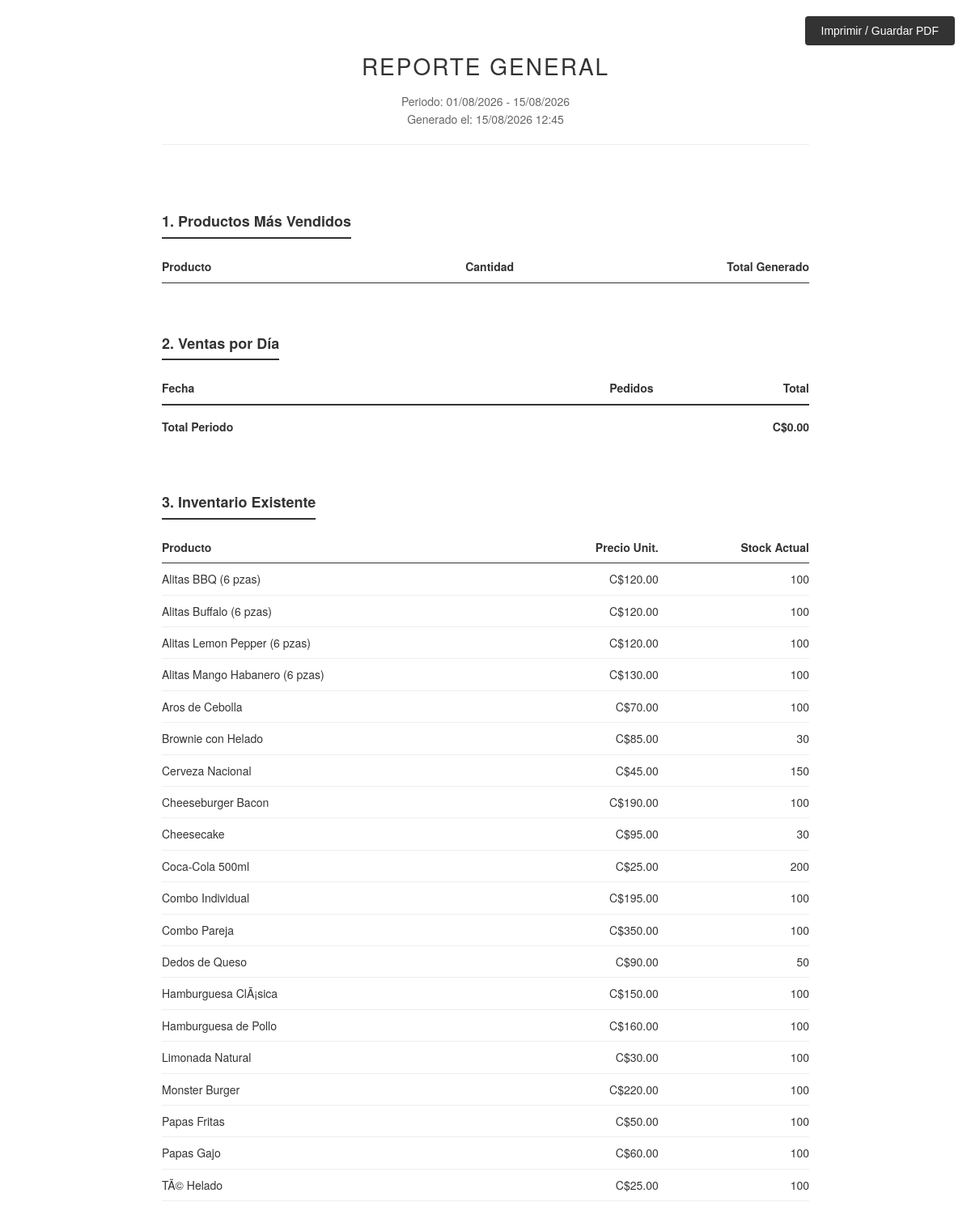
The app's page /imprimir_reporte.php (signed in), older data.
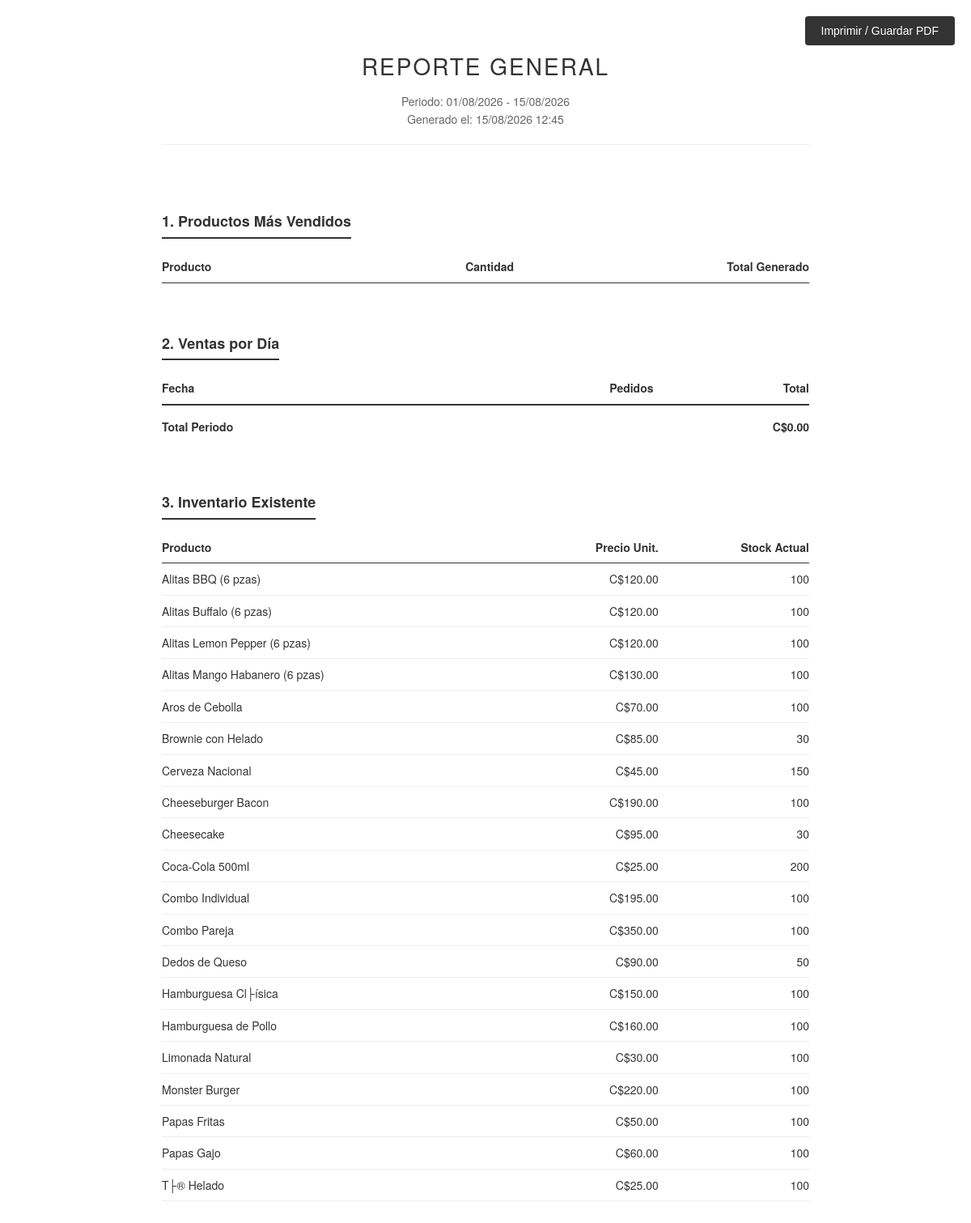
The same page, newer data.
### tables this page shows
CREATE TABLE `products` (
  `id` int(11) NOT NULL AUTO_INCREMENT,
  `code` varchar(50) NOT NULL,
  `name` varchar(150) NOT NULL,
  `description` text DEFAULT NULL,
  `price` decimal(10,2) NOT NULL,
  `stock` int(11) DEFAULT 0,
  `category_id` int(11) DEFAULT NULL,
  `image` varchar(255) DEFAULT NULL,
  `status` enum('active','inactive') DEFAULT 'active',
  `date_created` timestamp NOT NULL DEFAULT current_timestamp(),
  `image_url` varchar(255) DEFAULT NULL,
  `icon` varchar(50) DEFAULT '????',
  PRIMARY KEY (`id`),
  UNIQUE KEY `code` (`code`),
  KEY `category_id` (`category_id`),
  CONSTRAINT `products_ibfk_1` FOREIGN KEY (`category_id`) REFERENCES `categories` (`id`) ON DELETE SET NULL ON UPDATE CASCADE
);

### imprimir_reporte.php (the view, shortened to what this page needs)
<?php
require_once __DIR__ . '/config/db.php';
$start_date = $_GET['start_date'] ?? date('Y-m-01');
$end_date = $_GET['end_date'] ?? date('Y-m-d');
$stmt = $pdo->query('SELECT name, stock, price FROM products WHERE status = "active" ORDER BY name ASC');
$inventory = $stmt->fetchAll();
$total_sales = 0;
?>
<!DOCTYPE html>
<html lang="es">
<head>
</head>
<body>
    <button onclick="window.print()" class="btn-print no-print">Imprimir / Guardar PDF</button>
    <h1>Reporte General</h1>
    <div class="meta">
        Periodo: <?= date('d/m/Y', strtotime($start_date)) ?> - <?= date('d/m/Y', strtotime($end_date)) ?><br>
        Generado el: <?= date('d/m/Y H:i') ?>
    </div>
    <h2>1. Productos Más Vendidos</h2>
    <table>
        <thead>
            <tr>
                <th>Producto</th>
                <th class="text-right">Cantidad</th>
                <th class="text-right">Total Generado</th>
            </tr>
        </thead>
    </table>
    <h2>2. Ventas por Día</h2>
    <table>
        <thead>
            <tr>
                <th>Fecha</th>
                <th class="text-right">Pedidos</th>
                <th class="text-right">Total</th>
            </tr>
        </thead>
        <tbody>
            <tr class="total-row">
                <td>Total Periodo</td>
                <td></td>
                <td class="text-right">C$<?= number_format($total_sales, 2) ?></td>
            </tr>
        </tbody>
    </table>
    <h2>3. Inventario Existente</h2>
    <table>
        <thead>
            <tr>
                <th>Producto</th>
                <th class="text-right">Precio Unit.</th>
                <th class="text-right">Stock Actual</th>
            </tr>
        </thead>
        <tbody>
            <?php foreach ($inventory as $item): ?>
            <tr>
                <td><?= htmlspecialchars($item['name']) ?></td>
                <td class="text-right">C$<?= number_format($item['price'], 2) ?></td>
                <td class="text-right"><?= $item['stock'] ?></td>
            </tr>
            <?php endforeach; ?>
        </tbody>
    </table>
</body>
</html>

### imprimir_reporte.php (style rules this page uses)
body { font-family: 'Helvetica Neue', Helvetica, Arial, sans-serif; color: #333; line-height: 1.6; max-width: 800px; margin: 0 auto; padding: 40px; }
h1 { font-weight: 300; font-size: 28px; margin-bottom: 10px; text-align: center; text-transform: uppercase; letter-spacing: 2px; }
.meta { text-align: center; color: #666; font-size: 14px; margin-bottom: 40px; border-bottom: 1px solid #eee; padding-bottom: 20px; }
h2 { font-size: 18px; font-weight: 600; margin-top: 40px; margin-bottom: 15px; border-bottom: 2px solid #333; padding-bottom: 5px; display: inline-block; }
table { width: 100%; border-collapse: collapse; margin-bottom: 20px; font-size: 14px; }
th { text-align: left; font-weight: 600; border-bottom: 1px solid #333; padding: 8px 0; }
td { padding: 8px 0; border-bottom: 1px solid #eee; }
.text-right { text-align: right; }
.total-row td { font-weight: 700; border-top: 2px solid #333; border-bottom: none; padding-top: 15px; }
.btn-print { position: fixed; top: 20px; right: 20px; background: #333; color: white; border: none; padding: 10px 20px; cursor: pointer; border-radius: 4px; font-size: 14px; }

Row changes from the older to the newer data that the page shows:
changed products: name "Hamburguesa ClÃ¡sica" → "Hamburguesa Cl├ísica"
changed products: name "TÃ© Helado" → "T├® Helado"
